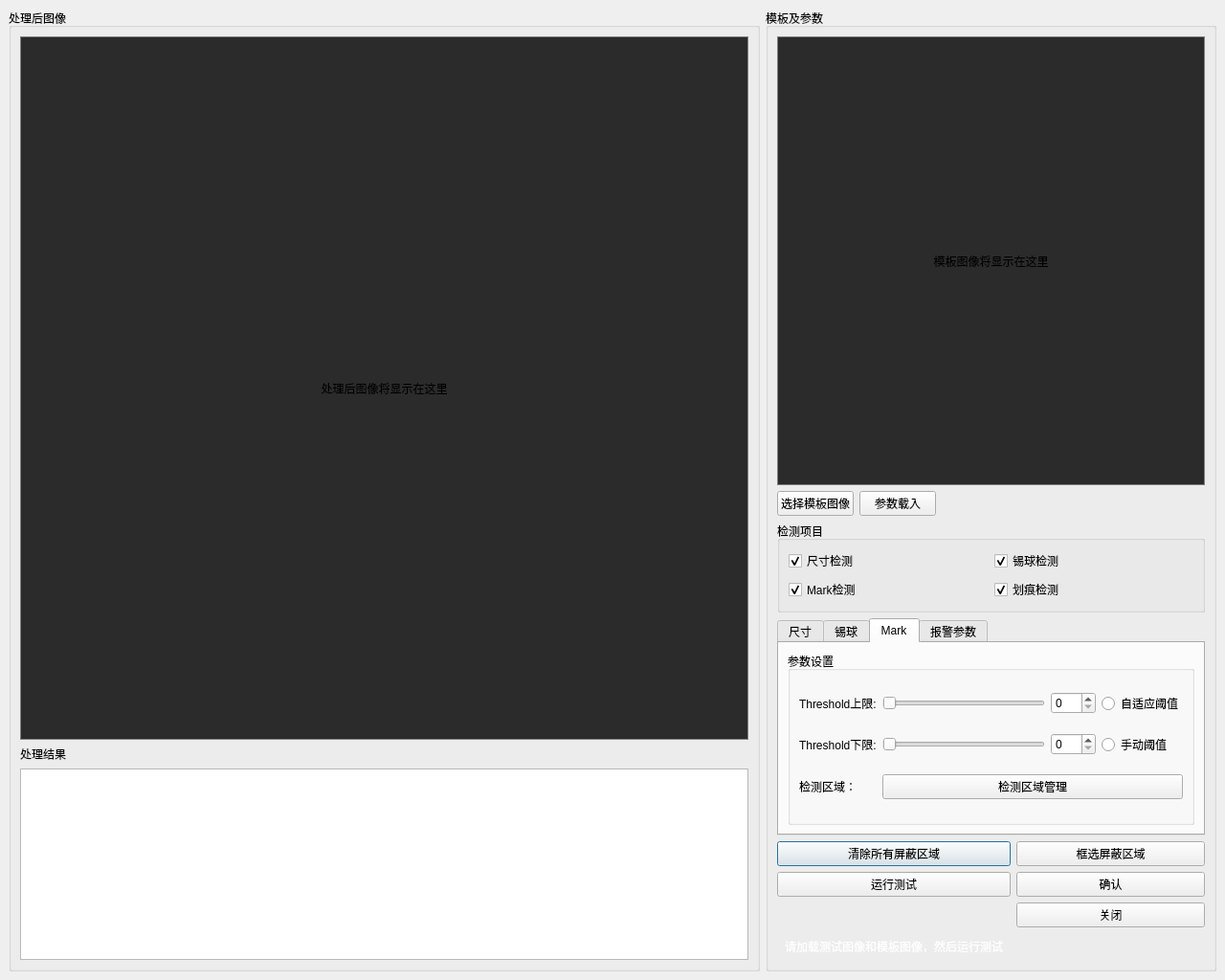
<?xml version="1.0" encoding="UTF-8"?>
<ui version="4.0">
 <class>TransferPramasSetDialog</class>
 <widget class="QDialog" name="TransferPramasSetDialog">
  <property name="geometry">
   <rect>
    <x>0</x>
    <y>0</y>
    <width>1280</width>
    <height>1024</height>
   </rect>
  </property>
  <property name="minimumSize">
   <size>
    <width>1280</width>
    <height>700</height>
   </size>
  </property>
  <property name="windowTitle">
   <string>移栽台模板有效性测试</string>
  </property>
  <layout class="QHBoxLayout" name="main_layout" stretch="10,6">
   <property name="spacing">
    <number>6</number>
   </property>
   <property name="leftMargin">
    <number>9</number>
   </property>
   <property name="topMargin">
    <number>9</number>
   </property>
   <property name="rightMargin">
    <number>9</number>
   </property>
   <property name="bottomMargin">
    <number>9</number>
   </property>
   <item>
    <widget class="QGroupBox" name="left_group">
     <property name="sizePolicy">
      <sizepolicy hsizetype="Expanding" vsizetype="Expanding">
       <horstretch>0</horstretch>
       <verstretch>0</verstretch>
      </sizepolicy>
     </property>
     <property name="title">
      <string>处理后图像</string>
     </property>
     <layout class="QVBoxLayout" name="left_layout">
      <property name="spacing">
       <number>6</number>
      </property>
      <property name="leftMargin">
       <number>9</number>
      </property>
      <property name="topMargin">
       <number>9</number>
      </property>
      <property name="rightMargin">
       <number>9</number>
      </property>
      <property name="bottomMargin">
       <number>9</number>
      </property>
      <item>
       <widget class="QLabel" name="processed_image_label">
        <property name="sizePolicy">
         <sizepolicy hsizetype="Expanding" vsizetype="Expanding">
          <horstretch>0</horstretch>
          <verstretch>1</verstretch>
         </sizepolicy>
        </property>
        <property name="minimumSize">
         <size>
          <width>400</width>
          <height>300</height>
         </size>
        </property>
        <property name="styleSheet">
         <string notr="true">border: 1px solid gray; background-color: #2b2b2b;</string>
        </property>
        <property name="text">
         <string>处理后图像将显示在这里</string>
        </property>
        <property name="alignment">
         <set>Qt::AlignCenter</set>
        </property>
       </widget>
      </item>
      <item>
       <widget class="QLabel" name="label_test_result_title">
        <property name="text">
         <string>处理结果</string>
        </property>
       </widget>
      </item>
      <item>
       <widget class="QTextEdit" name="textEdit_test_result">
        <property name="minimumSize">
         <size>
          <width>0</width>
          <height>200</height>
         </size>
        </property>
        <property name="readOnly">
         <bool>true</bool>
        </property>
       </widget>
      </item>
     </layout>
    </widget>
   </item>
   <item>
    <widget class="QGroupBox" name="right_group">
     <property name="sizePolicy">
      <sizepolicy hsizetype="Preferred" vsizetype="Expanding">
       <horstretch>0</horstretch>
       <verstretch>0</verstretch>
      </sizepolicy>
     </property>
     <property name="title">
      <string>模板及参数</string>
     </property>
     <layout class="QGridLayout" name="gridLayout_7">
      <property name="leftMargin">
       <number>9</number>
      </property>
      <property name="topMargin">
       <number>9</number>
      </property>
      <property name="rightMargin">
       <number>9</number>
      </property>
      <property name="bottomMargin">
       <number>9</number>
      </property>
      <item row="4" column="0">
       <widget class="QPushButton" name="btn_clear_roi">
        <property name="text">
         <string>清除所有屏蔽区域</string>
        </property>
       </widget>
      </item>
      <item row="9" column="0">
       <widget class="QLabel" name="info_label">
        <property name="styleSheet">
         <string notr="true">color: white; padding: 5px;</string>
        </property>
        <property name="text">
         <string>请加载测试图像和模板图像，然后运行测试</string>
        </property>
       </widget>
      </item>
      <item row="4" column="1">
       <widget class="QPushButton" name="btn_ignore_roi">
        <property name="minimumSize">
         <size>
          <width>0</width>
          <height>0</height>
         </size>
        </property>
        <property name="text">
         <string>框选屏蔽区域</string>
        </property>
       </widget>
      </item>
      <item row="5" column="0">
       <widget class="QPushButton" name="btn_run_test">
        <property name="minimumSize">
         <size>
          <width>0</width>
          <height>0</height>
         </size>
        </property>
        <property name="text">
         <string>运行测试</string>
        </property>
       </widget>
      </item>
      <item row="5" column="1">
       <widget class="QPushButton" name="btn_confirm_load">
        <property name="text">
         <string>确认</string>
        </property>
       </widget>
      </item>
      <item row="6" column="1">
       <widget class="QPushButton" name="btn_close">
        <property name="text">
         <string>关闭</string>
        </property>
       </widget>
      </item>
      <item row="0" column="0" colspan="2">
       <widget class="QLabel" name="template_image_label">
        <property name="sizePolicy">
         <sizepolicy hsizetype="Expanding" vsizetype="Expanding">
          <horstretch>0</horstretch>
          <verstretch>1</verstretch>
         </sizepolicy>
        </property>
        <property name="minimumSize">
         <size>
          <width>0</width>
          <height>200</height>
         </size>
        </property>
        <property name="styleSheet">
         <string notr="true">border: 1px solid gray; background-color: #2b2b2b;</string>
        </property>
        <property name="text">
         <string>模板图像将显示在这里</string>
        </property>
        <property name="alignment">
         <set>Qt::AlignCenter</set>
        </property>
       </widget>
      </item>
      <item row="3" column="0" colspan="2">
       <widget class="QTabWidget" name="tabWidget">
        <property name="sizePolicy">
         <sizepolicy hsizetype="Preferred" vsizetype="Preferred">
          <horstretch>0</horstretch>
          <verstretch>0</verstretch>
         </sizepolicy>
        </property>
        <property name="minimumSize">
         <size>
          <width>0</width>
          <height>200</height>
         </size>
        </property>
        <property name="currentIndex">
         <number>2</number>
        </property>
        <widget class="QWidget" name="tab_size_transfer">
         <attribute name="title">
          <string>尺寸</string>
         </attribute>
         <layout class="QGridLayout" name="gridLayout_2">
          <item row="1" column="0">
           <widget class="QGroupBox" name="params_group">
            <property name="title">
             <string>参数设置</string>
            </property>
            <layout class="QGridLayout" name="gridLayout">
             <property name="spacing">
              <number>6</number>
             </property>
             <item row="6" column="1">
              <widget class="QLineEdit" name="line_X_tolerance_allow"/>
             </item>
             <item row="3" column="2">
              <widget class="QSpinBox" name="spin_thresh_upper_size">
               <property name="maximum">
                <number>255</number>
               </property>
               <property name="value">
                <number>255</number>
               </property>
              </widget>
             </item>
             <item row="3" column="1">
              <widget class="QSlider" name="horizontalSlider_4">
               <property name="maximum">
                <number>255</number>
               </property>
               <property name="value">
                <number>255</number>
               </property>
               <property name="orientation">
                <enum>Qt::Horizontal</enum>
               </property>
              </widget>
             </item>
             <item row="3" column="0">
              <widget class="QLabel" name="label_thresh_upper_size">
               <property name="text">
                <string>threshold上限:</string>
               </property>
              </widget>
             </item>
             <item row="0" column="2">
              <widget class="QSpinBox" name="spin_thresh_lower_size">
               <property name="maximum">
                <number>255</number>
               </property>
               <property name="value">
                <number>125</number>
               </property>
              </widget>
             </item>
             <item row="7" column="0">
              <widget class="QLabel" name="label_4">
               <property name="text">
                <string>Y方向尺寸允许偏差(±mm)</string>
               </property>
              </widget>
             </item>
             <item row="6" column="0">
              <widget class="QLabel" name="label_3">
               <property name="text">
                <string>X方向尺寸允许偏差(±mm)</string>
               </property>
              </widget>
             </item>
             <item row="7" column="1">
              <widget class="QLineEdit" name="line_Y_tolerance_allow"/>
             </item>
             <item row="0" column="0">
              <widget class="QLabel" name="label_thresh_lower_size">
               <property name="text">
                <string>threshold下限:</string>
               </property>
              </widget>
             </item>
             <item row="0" column="1">
              <widget class="QSlider" name="horizontalSlider_3">
               <property name="maximum">
                <number>255</number>
               </property>
               <property name="value">
                <number>125</number>
               </property>
               <property name="orientation">
                <enum>Qt::Horizontal</enum>
               </property>
              </widget>
             </item>
             <item row="8" column="0">
              <widget class="QLabel" name="label_8">
               <property name="text">
                <string>允许偏移量(mm)</string>
               </property>
              </widget>
             </item>
             <item row="8" column="1">
              <widget class="QLineEdit" name="lineEdit_shift_allow_transfer"/>
             </item>
            </layout>
           </widget>
          </item>
         </layout>
        </widget>
        <widget class="QWidget" name="tab_ball_transfer">
         <attribute name="title">
          <string>锡球</string>
         </attribute>
         <layout class="QGridLayout" name="gridLayout_3">
          <item row="0" column="0">
           <widget class="QGroupBox" name="groupBox">
            <property name="title">
             <string>参数设置</string>
            </property>
            <layout class="QGridLayout" name="gridLayout_4">
             <item row="5" column="1">
              <widget class="QSpinBox" name="spin_area_max">
               <property name="maximum">
                <number>1000</number>
               </property>
               <property name="value">
                <number>500</number>
               </property>
              </widget>
             </item>
             <item row="4" column="0">
              <widget class="QLabel" name="label_area_min">
               <property name="text">
                <string>锡球面积下限:</string>
               </property>
              </widget>
             </item>
             <item row="0" column="0">
              <widget class="QLabel" name="label_5">
               <property name="text">
                <string>Threshold下限:</string>
               </property>
              </widget>
             </item>
             <item row="2" column="0">
              <widget class="QLabel" name="label_thresh_upper_ball">
               <property name="text">
                <string>Threshold上限:</string>
               </property>
              </widget>
             </item>
             <item row="3" column="1">
              <widget class="QLineEdit" name="line_ballnum_allow"/>
             </item>
             <item row="3" column="0">
              <widget class="QLabel" name="label">
               <property name="text">
                <string>锡球数量:</string>
               </property>
              </widget>
             </item>
             <item row="4" column="1">
              <widget class="QSpinBox" name="spin_area_min">
               <property name="maximum">
                <number>1000000</number>
               </property>
               <property name="value">
                <number>100</number>
               </property>
              </widget>
             </item>
             <item row="5" column="0">
              <widget class="QLabel" name="label_area_max">
               <property name="text">
                <string>锡球面积上限:</string>
               </property>
              </widget>
             </item>
             <item row="2" column="3">
              <widget class="QSpinBox" name="spin_thresh_upper_ball">
               <property name="maximum">
                <number>255</number>
               </property>
               <property name="value">
                <number>255</number>
               </property>
              </widget>
             </item>
             <item row="0" column="3">
              <widget class="QSpinBox" name="spin_thresh_lower_ball">
               <property name="maximum">
                <number>255</number>
               </property>
               <property name="value">
                <number>125</number>
               </property>
              </widget>
             </item>
             <item row="0" column="1" colspan="2">
              <widget class="QSlider" name="horizontalSlider">
               <property name="maximum">
                <number>255</number>
               </property>
               <property name="pageStep">
                <number>1</number>
               </property>
               <property name="orientation">
                <enum>Qt::Horizontal</enum>
               </property>
              </widget>
             </item>
             <item row="2" column="1" colspan="2">
              <widget class="QSlider" name="horizontalSlider_2">
               <property name="maximum">
                <number>255</number>
               </property>
               <property name="pageStep">
                <number>1</number>
               </property>
               <property name="orientation">
                <enum>Qt::Horizontal</enum>
               </property>
              </widget>
             </item>
             <item row="4" column="2">
              <widget class="QLabel" name="label_2">
               <property name="text">
                <string>锡球大小允许偏差(mm):</string>
               </property>
              </widget>
             </item>
             <item row="4" column="3">
              <widget class="QLineEdit" name="line_ball_radius_tolerance_allow"/>
             </item>
             <item row="3" column="2">
              <widget class="QLabel" name="label_10">
               <property name="text">
                <string>锡球标准半径(mm)：</string>
               </property>
              </widget>
             </item>
             <item row="3" column="3">
              <widget class="QLineEdit" name="lineEdit_ball_radius_std"/>
             </item>
            </layout>
           </widget>
          </item>
         </layout>
        </widget>
        <widget class="QWidget" name="tab_mark">
         <attribute name="title">
          <string>Mark</string>
         </attribute>
         <layout class="QGridLayout" name="gridLayout_5">
          <item row="1" column="1">
           <widget class="QGroupBox" name="groupBox_2">
            <property name="title">
             <string>参数设置</string>
            </property>
            <layout class="QGridLayout" name="gridLayout_6">
             <item row="3" column="0">
              <widget class="QLabel" name="label_6">
               <property name="text">
                <string>Threshold下限:</string>
               </property>
              </widget>
             </item>
             <item row="1" column="2">
              <widget class="QSpinBox" name="spinBox_threshold_min_mark_transfer">
               <property name="maximum">
                <number>255</number>
               </property>
              </widget>
             </item>
             <item row="4" column="0">
              <widget class="QLabel" name="label_mark_roi_manage_transfer">
               <property name="text">
                <string>检测区域：</string>
               </property>
              </widget>
             </item>
             <item row="1" column="0">
              <widget class="QLabel" name="label_7">
               <property name="text">
                <string>Threshold上限:</string>
               </property>
              </widget>
             </item>
             <item row="1" column="3">
              <widget class="QRadioButton" name="radioButton_mark_auto_transfer">
               <property name="text">
                <string>自适应阈值</string>
               </property>
              </widget>
             </item>
             <item row="3" column="2">
              <widget class="QSpinBox" name="spinBox_threshold_max_mark_transfer">
               <property name="maximum">
                <number>255</number>
               </property>
              </widget>
             </item>
             <item row="3" column="3">
              <widget class="QRadioButton" name="radioButton_mark_manual_transfer">
               <property name="text">
                <string>手动阈值</string>
               </property>
              </widget>
             </item>
             <item row="4" column="1" colspan="3">
              <widget class="QPushButton" name="pushButton_manage_mark_roi_transfer">
               <property name="text">
                <string>检测区域管理</string>
               </property>
              </widget>
             </item>
             <item row="3" column="1">
              <widget class="QSlider" name="horizontalSlider_threshold_max_mark_transfer">
               <property name="maximum">
                <number>255</number>
               </property>
               <property name="orientation">
                <enum>Qt::Horizontal</enum>
               </property>
              </widget>
             </item>
             <item row="1" column="1">
              <widget class="QSlider" name="horizontalSlider_threshold_min_mark_transfer">
               <property name="maximum">
                <number>255</number>
               </property>
               <property name="orientation">
                <enum>Qt::Horizontal</enum>
               </property>
              </widget>
             </item>
            </layout>
           </widget>
          </item>
         </layout>
        </widget>
        <widget class="QWidget" name="tab_ng_monitor">
         <attribute name="title">
          <string>报警参数</string>
         </attribute>
         <layout class="QGridLayout" name="gridLayout_ng_monitor">
          <item row="0" column="0">
           <widget class="QGroupBox" name="groupBox_ng_monitor">
            <property name="title">
             <string>NG 监控参数</string>
            </property>
            <layout class="QGridLayout" name="gridLayout_ng_monitor_params">
             <item row="1" column="5">
              <widget class="QLineEdit" name="lineEdit_defect_limit_Scratch">
               <property name="placeholderText">
                <string>数量上限</string>
               </property>
              </widget>
             </item>
             <item row="7" column="4">
              <widget class="QLabel" name="label_min_yield_sample_size">
               <property name="text">
                <string>良率最小样本量:</string>
               </property>
              </widget>
             </item>
             <item row="2" column="1">
              <widget class="QLineEdit" name="lineEdit_defect_limit_Size">
               <property name="placeholderText">
                <string>数量上限</string>
               </property>
              </widget>
             </item>
             <item row="2" column="0">
              <widget class="QLabel" name="label_defect_limit_Size">
               <property name="text">
                <string>尺寸:</string>
               </property>
              </widget>
             </item>
             <item row="2" column="2">
              <widget class="QLabel" name="label_defect_limit_Shift">
               <property name="text">
                <string>偏移:</string>
               </property>
              </widget>
             </item>
             <item row="7" column="5">
              <widget class="QLineEdit" name="lineEdit_min_yield_sample_size">
               <property name="placeholderText">
                <string>100</string>
               </property>
              </widget>
             </item>
             <item row="1" column="2">
              <widget class="QLabel" name="label_defect_limit_BallCount">
               <property name="text">
                <string>缺球:</string>
               </property>
              </widget>
             </item>
             <item row="2" column="3">
              <widget class="QLineEdit" name="lineEdit_defect_limit_Shift">
               <property name="placeholderText">
                <string>数量上限</string>
               </property>
              </widget>
             </item>
             <item row="1" column="0">
              <widget class="QLabel" name="label_defect_limit_Mark">
               <property name="text">
                <string>标记:</string>
               </property>
              </widget>
             </item>
             <item row="1" column="3">
              <widget class="QLineEdit" name="lineEdit_defect_limit_BallCount">
               <property name="placeholderText">
                <string>数量上限</string>
               </property>
              </widget>
             </item>
             <item row="7" column="3">
              <widget class="QLineEdit" name="lineEdit_min_yield_rate">
               <property name="placeholderText">
                <string>95.0</string>
               </property>
              </widget>
             </item>
             <item row="1" column="1">
              <widget class="QLineEdit" name="lineEdit_defect_limit_Mark">
               <property name="placeholderText">
                <string>数量上限</string>
               </property>
              </widget>
             </item>
             <item row="2" column="4">
              <widget class="QLabel" name="label_defect_limit_Area">
               <property name="text">
                <string>大小球:</string>
               </property>
              </widget>
             </item>
             <item row="7" column="2">
              <widget class="QLabel" name="label_min_yield_rate">
               <property name="text">
                <string>良率下限(%):</string>
               </property>
              </widget>
             </item>
             <item row="1" column="4">
              <widget class="QLabel" name="label_defect_limit_Scratch">
               <property name="text">
                <string>划痕:</string>
               </property>
              </widget>
             </item>
             <item row="2" column="5">
              <widget class="QLineEdit" name="lineEdit_defect_limit_Area">
               <property name="placeholderText">
                <string>数量上限</string>
               </property>
              </widget>
             </item>
             <item row="7" column="0" colspan="2">
              <widget class="QCheckBox" name="checkBox_ng_monitor_enabled">
               <property name="text">
                <string>启用监控</string>
               </property>
               <property name="checked">
                <bool>true</bool>
               </property>
              </widget>
             </item>
            </layout>
           </widget>
          </item>
         </layout>
        </widget>
       </widget>
      </item>
      <item row="2" column="0" colspan="2">
       <widget class="QGroupBox" name="groupBox_check_enable">
        <property name="title">
         <string>检测项目</string>
        </property>
        <layout class="QGridLayout" name="gridLayout_check_enable">
         <item row="0" column="0">
          <widget class="QCheckBox" name="radioButton_size_check_enable">
           <property name="text">
            <string>尺寸检测</string>
           </property>
           <property name="checked">
            <bool>true</bool>
           </property>
          </widget>
         </item>
         <item row="0" column="1">
          <widget class="QCheckBox" name="radioButton_ball_check_enable">
           <property name="text">
            <string>锡球检测</string>
           </property>
           <property name="checked">
            <bool>true</bool>
           </property>
          </widget>
         </item>
         <item row="1" column="0">
          <widget class="QCheckBox" name="radioButton_mark_check_enable">
           <property name="text">
            <string>Mark检测</string>
           </property>
           <property name="checked">
            <bool>true</bool>
           </property>
          </widget>
         </item>
         <item row="1" column="1">
          <widget class="QCheckBox" name="radioButton_scratch_check_enable">
           <property name="text">
            <string>划痕检测</string>
           </property>
           <property name="checked">
            <bool>true</bool>
           </property>
          </widget>
         </item>
        </layout>
       </widget>
      </item>
      <item row="1" column="0" colspan="2">
       <layout class="QHBoxLayout" name="template_btn_layout">
        <property name="spacing">
         <number>6</number>
        </property>
        <item>
         <widget class="QPushButton" name="btn_load_template">
          <property name="text">
           <string>选择模板图像</string>
          </property>
         </widget>
        </item>
        <item>
         <widget class="QPushButton" name="btn_load_params">
          <property name="minimumSize">
           <size>
            <width>0</width>
            <height>0</height>
           </size>
          </property>
          <property name="text">
           <string>参数载入</string>
          </property>
         </widget>
        </item>
        <item>
         <spacer name="template_btn_spacer">
          <property name="orientation">
           <enum>Qt::Horizontal</enum>
          </property>
          <property name="sizeType">
           <enum>QSizePolicy::Expanding</enum>
          </property>
          <property name="sizeHint" stdset="0">
           <size>
            <width>40</width>
            <height>20</height>
           </size>
          </property>
         </spacer>
        </item>
       </layout>
      </item>
     </layout>
    </widget>
   </item>
  </layout>
 </widget>
 <resources/>
 <connections/>
</ui>
